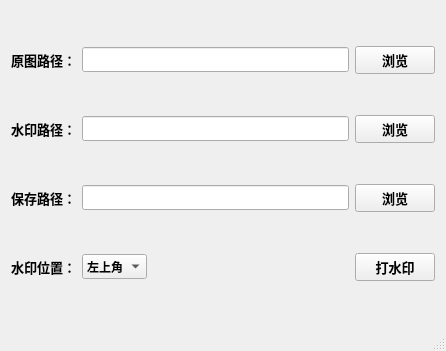
<?xml version="1.0" encoding="UTF-8"?>
<ui version="4.0">
 <class>MainWindow</class>
 <widget class="QMainWindow" name="MainWindow">
  <property name="geometry">
   <rect>
    <x>0</x>
    <y>0</y>
    <width>446</width>
    <height>351</height>
   </rect>
  </property>
  <property name="windowTitle">
   <string>MainWindow</string>
  </property>
  <widget class="QWidget" name="centralWidget">
   <layout class="QVBoxLayout" name="verticalLayout">
    <item>
     <layout class="QHBoxLayout" name="horizontalLayout">
      <item>
       <widget class="QLabel" name="label">
        <property name="font">
         <font>
          <family>微软雅黑</family>
          <pointsize>10</pointsize>
          <weight>75</weight>
          <bold>true</bold>
         </font>
        </property>
        <property name="text">
         <string>原图路径：</string>
        </property>
       </widget>
      </item>
      <item>
       <widget class="QLineEdit" name="srcPathEdit">
        <property name="font">
         <font>
          <family>微软雅黑</family>
          <weight>75</weight>
          <bold>true</bold>
         </font>
        </property>
       </widget>
      </item>
      <item>
       <widget class="QPushButton" name="srcBrowsBtn">
        <property name="font">
         <font>
          <family>微软雅黑</family>
          <pointsize>10</pointsize>
          <weight>75</weight>
          <bold>true</bold>
         </font>
        </property>
        <property name="text">
         <string>浏览</string>
        </property>
       </widget>
      </item>
     </layout>
    </item>
    <item>
     <layout class="QHBoxLayout" name="horizontalLayout_2">
      <item>
       <widget class="QLabel" name="label_2">
        <property name="font">
         <font>
          <family>微软雅黑</family>
          <pointsize>10</pointsize>
          <weight>75</weight>
          <bold>true</bold>
         </font>
        </property>
        <property name="text">
         <string>水印路径：</string>
        </property>
       </widget>
      </item>
      <item>
       <widget class="QLineEdit" name="markPathEdit">
        <property name="font">
         <font>
          <family>微软雅黑</family>
          <weight>75</weight>
          <bold>true</bold>
         </font>
        </property>
       </widget>
      </item>
      <item>
       <widget class="QPushButton" name="markBrowsBtn">
        <property name="font">
         <font>
          <family>微软雅黑</family>
          <pointsize>10</pointsize>
          <weight>75</weight>
          <bold>true</bold>
         </font>
        </property>
        <property name="text">
         <string>浏览</string>
        </property>
       </widget>
      </item>
     </layout>
    </item>
    <item>
     <layout class="QHBoxLayout" name="horizontalLayout_3">
      <item>
       <widget class="QLabel" name="label_3">
        <property name="font">
         <font>
          <family>微软雅黑</family>
          <pointsize>10</pointsize>
          <weight>75</weight>
          <bold>true</bold>
         </font>
        </property>
        <property name="text">
         <string>保存路径：</string>
        </property>
       </widget>
      </item>
      <item>
       <widget class="QLineEdit" name="savePathEdit">
        <property name="font">
         <font>
          <family>微软雅黑</family>
          <weight>75</weight>
          <bold>true</bold>
         </font>
        </property>
       </widget>
      </item>
      <item>
       <widget class="QPushButton" name="savePathBtn">
        <property name="font">
         <font>
          <family>微软雅黑</family>
          <pointsize>10</pointsize>
          <weight>75</weight>
          <bold>true</bold>
         </font>
        </property>
        <property name="text">
         <string>浏览</string>
        </property>
       </widget>
      </item>
     </layout>
    </item>
    <item>
     <layout class="QHBoxLayout" name="horizontalLayout_4">
      <item>
       <widget class="QLabel" name="label_4">
        <property name="maximumSize">
         <size>
          <width>16777215</width>
          <height>16777215</height>
         </size>
        </property>
        <property name="font">
         <font>
          <family>微软雅黑</family>
          <pointsize>10</pointsize>
          <weight>75</weight>
          <bold>true</bold>
         </font>
        </property>
        <property name="text">
         <string>水印位置：</string>
        </property>
       </widget>
      </item>
      <item>
       <widget class="QComboBox" name="posComboBox">
        <property name="minimumSize">
         <size>
          <width>0</width>
          <height>0</height>
         </size>
        </property>
        <property name="maximumSize">
         <size>
          <width>16777215</width>
          <height>16777215</height>
         </size>
        </property>
        <property name="font">
         <font>
          <family>微软雅黑</family>
          <weight>75</weight>
          <bold>true</bold>
         </font>
        </property>
        <item>
         <property name="text">
          <string>左上角</string>
         </property>
        </item>
        <item>
         <property name="text">
          <string>左下角</string>
         </property>
        </item>
        <item>
         <property name="text">
          <string>居中</string>
         </property>
        </item>
        <item>
         <property name="text">
          <string>右上角</string>
         </property>
        </item>
        <item>
         <property name="text">
          <string>右下角</string>
         </property>
        </item>
       </widget>
      </item>
      <item>
       <spacer name="horizontalSpacer">
        <property name="orientation">
         <enum>Qt::Horizontal</enum>
        </property>
        <property name="sizeHint" stdset="0">
         <size>
          <width>40</width>
          <height>20</height>
         </size>
        </property>
       </spacer>
      </item>
      <item>
       <widget class="QPushButton" name="createBtn">
        <property name="font">
         <font>
          <family>微软雅黑</family>
          <pointsize>10</pointsize>
          <weight>75</weight>
          <bold>true</bold>
         </font>
        </property>
        <property name="text">
         <string>打水印</string>
        </property>
       </widget>
      </item>
     </layout>
    </item>
   </layout>
  </widget>
  <widget class="QStatusBar" name="statusBar"/>
 </widget>
 <layoutdefault spacing="6" margin="11"/>
 <resources/>
 <connections/>
</ui>
